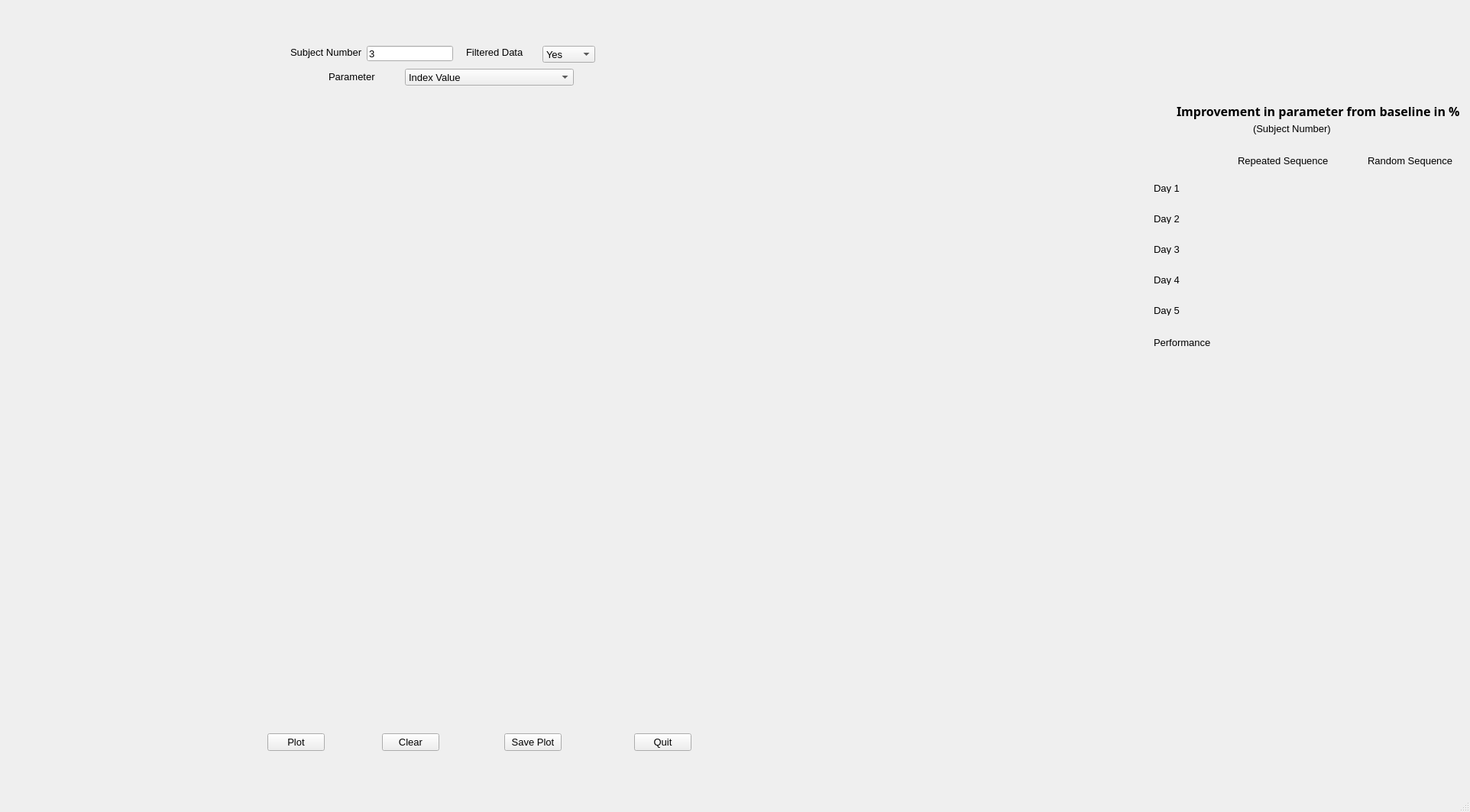
<?xml version="1.0" encoding="UTF-8"?>
<ui version="4.0">
 <class>MainWindow</class>
 <widget class="QMainWindow" name="MainWindow">
  <property name="geometry">
   <rect>
    <x>0</x>
    <y>0</y>
    <width>1924</width>
    <height>1063</height>
   </rect>
  </property>
  <property name="font">
   <font>
    <pointsize>10</pointsize>
   </font>
  </property>
  <property name="windowTitle">
   <string>Plot Generator</string>
  </property>
  <widget class="QWidget" name="centralwidget">
   <widget class="QLabel" name="label_subNo">
    <property name="geometry">
     <rect>
      <x>380</x>
      <y>60</y>
      <width>101</width>
      <height>16</height>
     </rect>
    </property>
    <property name="text">
     <string>Subject Number</string>
    </property>
   </widget>
   <widget class="QLineEdit" name="text_subNo">
    <property name="geometry">
     <rect>
      <x>480</x>
      <y>60</y>
      <width>113</width>
      <height>20</height>
     </rect>
    </property>
    <property name="text">
     <string>3</string>
    </property>
   </widget>
   <widget class="QLabel" name="label_filter">
    <property name="geometry">
     <rect>
      <x>610</x>
      <y>60</y>
      <width>81</width>
      <height>16</height>
     </rect>
    </property>
    <property name="text">
     <string>Filtered Data</string>
    </property>
   </widget>
   <widget class="QComboBox" name="combo_filter">
    <property name="geometry">
     <rect>
      <x>710</x>
      <y>60</y>
      <width>69</width>
      <height>22</height>
     </rect>
    </property>
    <item>
     <property name="text">
      <string>Yes</string>
     </property>
    </item>
    <item>
     <property name="text">
      <string>No</string>
     </property>
    </item>
   </widget>
   <widget class="QLabel" name="label_param">
    <property name="geometry">
     <rect>
      <x>430</x>
      <y>90</y>
      <width>81</width>
      <height>21</height>
     </rect>
    </property>
    <property name="text">
     <string>Parameter</string>
    </property>
   </widget>
   <widget class="QComboBox" name="combo_param">
    <property name="geometry">
     <rect>
      <x>530</x>
      <y>90</y>
      <width>221</width>
      <height>22</height>
     </rect>
    </property>
    <item>
     <property name="text">
      <string>Index Value</string>
     </property>
    </item>
    <item>
     <property name="text">
      <string>mean Reaction Time</string>
     </property>
    </item>
    <item>
     <property name="text">
      <string>mean Movement Time</string>
     </property>
    </item>
    <item>
     <property name="text">
      <string>mean Response Time</string>
     </property>
    </item>
    <item>
     <property name="text">
      <string>mean Max Velocity</string>
     </property>
    </item>
    <item>
     <property name="text">
      <string>mean Max Acceleration</string>
     </property>
    </item>
    <item>
     <property name="text">
      <string>mean End Point Deviation</string>
     </property>
    </item>
    <item>
     <property name="text">
      <string>mean Real Distance</string>
     </property>
    </item>
    <item>
     <property name="text">
      <string>mean Distance Travelled</string>
     </property>
    </item>
    <item>
     <property name="text">
      <string>mean Percentage Deviation</string>
     </property>
    </item>
    <item>
     <property name="text">
      <string>overall Max Reaction Time</string>
     </property>
    </item>
    <item>
     <property name="text">
      <string>overall Max Movement Time</string>
     </property>
    </item>
    <item>
     <property name="text">
      <string>overall Max End Point Deviation</string>
     </property>
    </item>
    <item>
     <property name="text">
      <string>overall Max Speed</string>
     </property>
    </item>
    <item>
     <property name="text">
      <string>overall Max Acceleration</string>
     </property>
    </item>
   </widget>
   <widget class="QWidget" name="widget" native="true">
    <property name="geometry">
     <rect>
      <x>10</x>
      <y>140</y>
      <width>1471</width>
      <height>801</height>
     </rect>
    </property>
    <layout class="QVBoxLayout" name="mplvl"/>
   </widget>
   <widget class="QPushButton" name="PlotButton">
    <property name="geometry">
     <rect>
      <x>350</x>
      <y>960</y>
      <width>75</width>
      <height>23</height>
     </rect>
    </property>
    <property name="text">
     <string>Plot</string>
    </property>
   </widget>
   <widget class="QPushButton" name="ClearButton">
    <property name="geometry">
     <rect>
      <x>500</x>
      <y>960</y>
      <width>75</width>
      <height>23</height>
     </rect>
    </property>
    <property name="text">
     <string>Clear</string>
    </property>
   </widget>
   <widget class="QPushButton" name="QuitButton">
    <property name="geometry">
     <rect>
      <x>830</x>
      <y>960</y>
      <width>75</width>
      <height>23</height>
     </rect>
    </property>
    <property name="text">
     <string>Quit</string>
    </property>
   </widget>
   <widget class="QLabel" name="logo1">
    <property name="geometry">
     <rect>
      <x>20</x>
      <y>10</y>
      <width>141</width>
      <height>71</height>
     </rect>
    </property>
    <property name="text">
     <string/>
    </property>
    <property name="pixmap">
     <pixmap>13552-REPAR-COUL.png</pixmap>
    </property>
   </widget>
   <widget class="QLabel" name="logo2">
    <property name="geometry">
     <rect>
      <x>1660</x>
      <y>10</y>
      <width>231</width>
      <height>51</height>
     </rect>
    </property>
    <property name="text">
     <string/>
    </property>
    <property name="pixmap">
     <pixmap>medicine_logo_horiz_eng_outlined_750.png</pixmap>
    </property>
   </widget>
   <widget class="QPushButton" name="SaveButton">
    <property name="geometry">
     <rect>
      <x>660</x>
      <y>960</y>
      <width>75</width>
      <height>23</height>
     </rect>
    </property>
    <property name="text">
     <string>Save Plot</string>
    </property>
   </widget>
   <widget class="QLabel" name="ImprovementLabel">
    <property name="geometry">
     <rect>
      <x>1540</x>
      <y>130</y>
      <width>371</width>
      <height>31</height>
     </rect>
    </property>
    <property name="font">
     <font>
      <family>MS PMincho</family>
      <pointsize>12</pointsize>
      <weight>75</weight>
      <bold>true</bold>
     </font>
    </property>
    <property name="text">
     <string>Improvement in parameter from baseline in %</string>
    </property>
   </widget>
   <widget class="QLabel" name="rep_info">
    <property name="geometry">
     <rect>
      <x>1620</x>
      <y>200</y>
      <width>121</width>
      <height>21</height>
     </rect>
    </property>
    <property name="text">
     <string>Repeated Sequence</string>
    </property>
   </widget>
   <widget class="QLabel" name="ran_info">
    <property name="geometry">
     <rect>
      <x>1790</x>
      <y>200</y>
      <width>121</width>
      <height>21</height>
     </rect>
    </property>
    <property name="text">
     <string>Random Sequence</string>
    </property>
   </widget>
   <widget class="QLabel" name="d1">
    <property name="geometry">
     <rect>
      <x>1510</x>
      <y>240</y>
      <width>46</width>
      <height>13</height>
     </rect>
    </property>
    <property name="text">
     <string>Day 1</string>
    </property>
   </widget>
   <widget class="QLabel" name="d2">
    <property name="geometry">
     <rect>
      <x>1510</x>
      <y>280</y>
      <width>46</width>
      <height>13</height>
     </rect>
    </property>
    <property name="text">
     <string>Day 2</string>
    </property>
   </widget>
   <widget class="QLabel" name="d1_3">
    <property name="geometry">
     <rect>
      <x>1510</x>
      <y>320</y>
      <width>46</width>
      <height>13</height>
     </rect>
    </property>
    <property name="text">
     <string>Day 3</string>
    </property>
   </widget>
   <widget class="QLabel" name="d1_4">
    <property name="geometry">
     <rect>
      <x>1510</x>
      <y>360</y>
      <width>46</width>
      <height>13</height>
     </rect>
    </property>
    <property name="text">
     <string>Day 4</string>
    </property>
   </widget>
   <widget class="QLabel" name="d1_5">
    <property name="geometry">
     <rect>
      <x>1510</x>
      <y>400</y>
      <width>46</width>
      <height>13</height>
     </rect>
    </property>
    <property name="text">
     <string>Day 5</string>
    </property>
   </widget>
   <widget class="QLabel" name="d1_6">
    <property name="geometry">
     <rect>
      <x>1510</x>
      <y>440</y>
      <width>81</width>
      <height>16</height>
     </rect>
    </property>
    <property name="text">
     <string>Performance</string>
    </property>
   </widget>
   <widget class="QLabel" name="rep_d1">
    <property name="geometry">
     <rect>
      <x>1640</x>
      <y>240</y>
      <width>46</width>
      <height>13</height>
     </rect>
    </property>
    <property name="text">
     <string/>
    </property>
   </widget>
   <widget class="QLabel" name="ran_d1">
    <property name="geometry">
     <rect>
      <x>1810</x>
      <y>240</y>
      <width>46</width>
      <height>13</height>
     </rect>
    </property>
    <property name="text">
     <string/>
    </property>
   </widget>
   <widget class="QLabel" name="rep_d2">
    <property name="geometry">
     <rect>
      <x>1640</x>
      <y>280</y>
      <width>46</width>
      <height>13</height>
     </rect>
    </property>
    <property name="text">
     <string/>
    </property>
   </widget>
   <widget class="QLabel" name="ran_d2">
    <property name="geometry">
     <rect>
      <x>1810</x>
      <y>280</y>
      <width>46</width>
      <height>13</height>
     </rect>
    </property>
    <property name="text">
     <string/>
    </property>
   </widget>
   <widget class="QLabel" name="ran_d3">
    <property name="geometry">
     <rect>
      <x>1810</x>
      <y>320</y>
      <width>46</width>
      <height>13</height>
     </rect>
    </property>
    <property name="text">
     <string/>
    </property>
   </widget>
   <widget class="QLabel" name="rep_d3">
    <property name="geometry">
     <rect>
      <x>1640</x>
      <y>320</y>
      <width>46</width>
      <height>13</height>
     </rect>
    </property>
    <property name="text">
     <string/>
    </property>
   </widget>
   <widget class="QLabel" name="ran_d4">
    <property name="geometry">
     <rect>
      <x>1810</x>
      <y>360</y>
      <width>46</width>
      <height>13</height>
     </rect>
    </property>
    <property name="text">
     <string/>
    </property>
   </widget>
   <widget class="QLabel" name="rep_d4">
    <property name="geometry">
     <rect>
      <x>1640</x>
      <y>360</y>
      <width>46</width>
      <height>13</height>
     </rect>
    </property>
    <property name="text">
     <string/>
    </property>
   </widget>
   <widget class="QLabel" name="ran_d5">
    <property name="geometry">
     <rect>
      <x>1810</x>
      <y>400</y>
      <width>46</width>
      <height>13</height>
     </rect>
    </property>
    <property name="text">
     <string/>
    </property>
   </widget>
   <widget class="QLabel" name="rep_d5">
    <property name="geometry">
     <rect>
      <x>1640</x>
      <y>400</y>
      <width>46</width>
      <height>13</height>
     </rect>
    </property>
    <property name="text">
     <string/>
    </property>
   </widget>
   <widget class="QLabel" name="ran_p">
    <property name="geometry">
     <rect>
      <x>1810</x>
      <y>440</y>
      <width>46</width>
      <height>13</height>
     </rect>
    </property>
    <property name="text">
     <string/>
    </property>
   </widget>
   <widget class="QLabel" name="rep_p">
    <property name="geometry">
     <rect>
      <x>1640</x>
      <y>440</y>
      <width>46</width>
      <height>13</height>
     </rect>
    </property>
    <property name="text">
     <string/>
    </property>
   </widget>
   <widget class="QLabel" name="sub_info">
    <property name="geometry">
     <rect>
      <x>1640</x>
      <y>160</y>
      <width>161</width>
      <height>16</height>
     </rect>
    </property>
    <property name="text">
     <string>(Subject Number)</string>
    </property>
   </widget>
  </widget>
  <widget class="QMenuBar" name="menubar">
   <property name="geometry">
    <rect>
     <x>0</x>
     <y>0</y>
     <width>1924</width>
     <height>23</height>
    </rect>
   </property>
  </widget>
  <widget class="QStatusBar" name="statusbar"/>
 </widget>
 <resources/>
 <connections/>
</ui>
